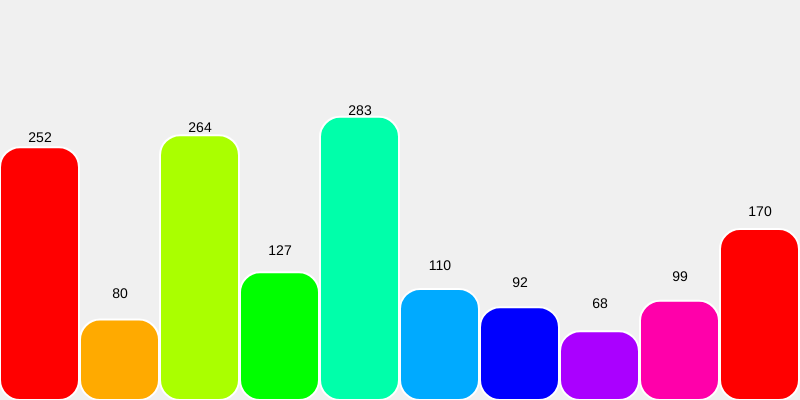
Frame 1 (no input)
Frame 60 (no input): identical to frame 1, image omitted
Frame 120 (the mouse pressed at the canvas centre since frame 60): identical to frame 1, image omitted

The p5.js sketch that drew this single still picture (run headless with seeded random() and noise() and a simulated clock; from frame 60 on, the mouse is pressed at the canvas centre):

// p5.js sketch
// ── sketch.js
let data = []; // Array to store random data values
let numOfBars = 10; // Number of bars in the chart
let barWidth;
let colors = []; // Array to store colors for each bar

function setup() {
  createCanvas(800, 400);
  generateData();
  generateColors();
}

function generateData() {
  for (let i = 0; i < numOfBars; i++) {
    data.push(random(10, height - 50)); // Generating random data values
  }
}

function generateColors() {
  for (let i = 0; i < numOfBars; i++) {
    let hue = map(i, 0, numOfBars - 1, 0, 360); // Map index to hue value
    colors.push(color('hsb(' + hue + ', 100%, 100%)')); // Convert hue to color
  }
}

function draw() {
  background(240);
  barWidth = width / data.length;
  drawChart();
}

function drawChart() {
  // Drawing bars
  for (let i = 0; i < data.length; i++) {
    let x = i * barWidth;
    let h = map(data[i], 0, height, 0, height);
    
    // Draw rounded bars with gradient fill
    let c = colors[i];
    fill(c);
    strokeWeight(2);
    stroke(255);
    rect(x, height - h, barWidth - 1, h, 20);
    
    // Adding interactivity: Highlight bar on mouse hover
    if (mouseX > x && mouseX < x + barWidth && mouseY > height - h && mouseY < height) {
      fill(255, 200);
      rect(x, height - h, barWidth - 1, h, 20);
    }
    
    // Smoothly animate bar height change
    let targetHeight = map(data[i], 0, height, 0, height);
    let currentHeight = height - h;
    currentHeight += (targetHeight - currentHeight) * 0.05;
    
    // Displaying data value above the bar
    fill(0);
    noStroke();
    textAlign(CENTER);
    textSize(14);
    text(int(data[i]), x + barWidth / 2, currentHeight - 10);
  }
}

// Update data value on mouse click
function mousePressed() {
  for (let i = 0; i < data.length; i++) {
    let x = i * barWidth;
    if (mouseX > x && mouseX < x + barWidth && mouseY > height - data[i] && mouseY < height) {
      data[i] = random(10, height - 50);
      break;
    }
  }
}
